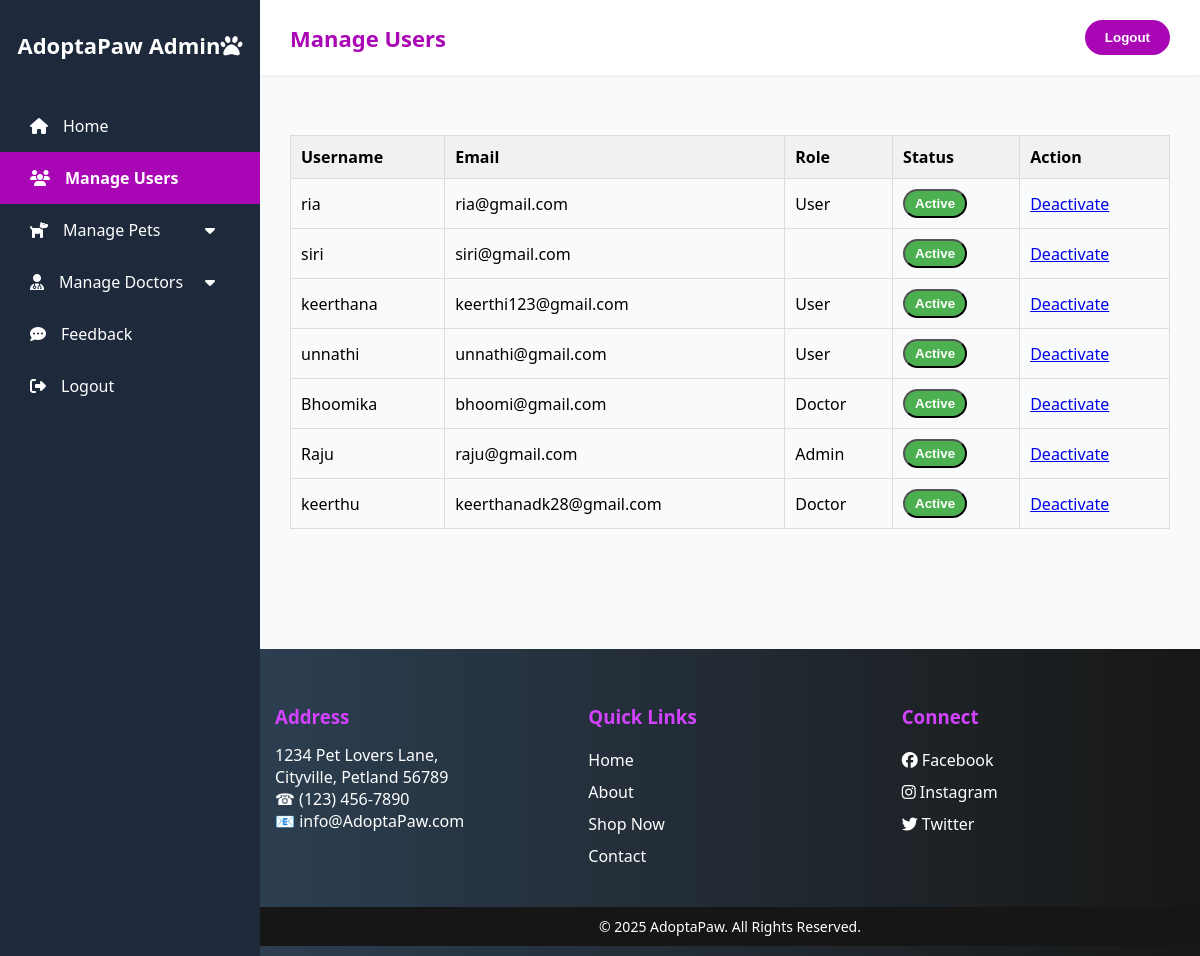
The page /manage-users/ (signed in) on the database its author committed.
### pets/models.py (models this page shows, shortened)
class Profile(models.Model):
    ROLE_CHOICES = [
        ('user', 'User'),
        ('doctor', 'Doctor'),
    ]
    STATUS_CHOICES = [
        ('active', 'Active'),
        ('inactive', 'Inactive'),
    ]
    user = models.OneToOneField(User, on_delete=models.CASCADE, default=1)
    role = models.CharField(max_length=50, choices=ROLE_CHOICES, default='user')
    status = models.CharField(max_length=50, choices=STATUS_CHOICES, default='active')
    phone = models.CharField(max_length=15, blank=True, null=True)
    specialization = models.CharField(max_length=100, blank=True, null=True)

### pets/views.py (the view)
# urls.py: path('manage-users/', views.manage_users, name='manage_users'),
@login_required(login_url='login')# View to manage all user profiles
def manage_users(request):
    profiles = Profile.objects.select_related('user').all()
    return render(request, 'manage_users.html', {'profiles': profiles})

### pets/templates/manage_users.html (shortened to what this page needs)
{% load static %}
<!DOCTYPE html>
<html lang="en">
<head>
    <link rel="stylesheet" href="https://cdnjs.cloudflare.com/ajax/libs/font-awesome/6.5.1/css/all.min.css">
</head>
<body>
    <div class="sidebar">
        <div class="logo">AdoptaPaw Admin<i class="fas fa-paw"></i></div>
        <a href="{% url 'admin_home' %}"><i class="fas fa-home"></i> Home</a>
        <a href="{% url 'manage_users' %}" class="active"><i class="fas fa-users"></i> Manage Users</a>
        <div class="dropdown-link">
            <a href="#"><i class="fas fa-dog"></i> Manage Pets <i class="fas fa-caret-down"
                    style="margin-left:auto;"></i></a>
        </div>
        <div class="dropdown-link">
            <a href="#"><i class="fas fa-user-md"></i> Manage Doctors <i class="fas fa-caret-down"
                    style="margin-left:auto;"></i></a>
        </div>
        <a href="{% url 'view_feedback' %}"><i class="fas fa-comment-dots"></i> Feedback</a>
        <a href="#" onclick="logout()"><i class="fas fa-sign-out-alt"></i> Logout</a>
    </div>
    <div class="main">
        <div class="topbar">
            <h1>Manage Users</h1>
            <button class="logout-btn" onclick="logout()">Logout</button>
        </div>
        <section class="content">
            <table class="user-table">
                <thead>
                    <tr>
                        <th>Username</th>
                        <th>Email</th>
                        <th>Role</th>
                        <th>Status</th>
                        <th>Action</th>
                    </tr>
                </thead>
                <tbody>
                    {% for profile in profiles %}
                    <tr>
                        <td>{{ profile.user.username }}</td>
                        <td>{{ profile.user.email }}</td>
                        <td>{{ profile.role|title }}</td>
                        <td>
                            {% if profile.status == 'active' %}
                            <button class="status-btn active-btn">Active</button>
                            {% else %}
                            <button class="status-btn inactive-btn">Inactive</button>
                            {% endif %}
                        </td>
                        <td>
                            {% if profile.status == 'active' %}
                            <a href="{% url 'deactivate_user' profile.user.id %}" class="btn btn-danger">Deactivate</a>
                            {% else %}
                            <a href="{% url 'activate_user' profile.user.id %}" class="btn btn-success">Activate</a>
                            {% endif %}
                        </td>
                    </tr>
                    {% empty %}
                    <tr>
                        <td colspan="5">No users found.</td>
                    </tr>
                    {% endfor %}
                </tbody>
            </table>
        </section>
        <footer>
            {% include 'footer.html' %}
        </footer>
    </div>
</body>
</html>

### pets/templates/manage_users.html (style rules this page uses)
* { margin: 0; padding: 0; box-sizing: border-box; }
body { font-family: 'Segoe UI', sans-serif; background-color: #f9fafb; display: flex; height: 100vh; }
.sidebar { width: 260px; background-color: #1e293b; color: white; display: flex; flex-direction: column; padding-top: 30px; position: fixed; height: 100%; }
.sidebar .logo { font-size: 22px; font-weight: bold; text-align: center; margin-bottom: 40px; }
.sidebar a { color: white; padding: 15px 30px; text-decoration: none; display: flex; align-items: center; transition: background 0.3s ease; }
.sidebar a i { margin-right: 15px; }
.dropdown-link { position: relative; display: flex; flex-direction: column; }
.dropdown-link>a { display: flex; align-items: center; padding: 15px 30px; color: white; text-decoration: none; transition: background 0.3s ease; }
.sidebar .active { background-color: #a906b5; font-weight: bold; }
.main { margin-left: 260px; width: calc(100% - 260px); display: flex; flex-direction: column; height: 100vh; }
.topbar { background-color: #fff; padding: 20px 30px; box-shadow: 0 2px 4px rgba(0, 0, 0, 0.05); display: flex; justify-content: space-between; align-items: center; }
.topbar h1 { font-size: 22px; color: #a906b5; }
.logout-btn { background-color: #a906b5; color: white; padding: 10px 20px; border-radius: 25px; border: none; cursor: pointer; font-weight: bold; transition: background-color 0.3s ease, transform 0.2s ease; }
.content { padding: 40px 30px; flex: 1; overflow-y: auto; }
.user-table { width: 100%; border-collapse: collapse; margin-top: 20px; }
.user-table th, .user-table td { padding: 10px; text-align: left; border: 1px solid #ddd; }
.user-table th { background-color: #f1f1f1; }
.status-btn { padding: 5px 10px; border-radius: 20px; cursor: pointer; font-weight: bold; }
.active-btn { background-color: #4CAF50; color: white; }
footer { margin-top: 40px; text-align: center; color: #555; }

### rows shown on the page
Profile: user.username "ria", user.email "ria@gmail.com", role "User", status "Active"
Profile: user.username "siri", user.email "siri@gmail.com", status "Active"
Profile: user.username "keerthana", user.email "keerthi123@gmail.com", role "User", status "Active"
Profile: user.username "unnathi", user.email "unnathi@gmail.com", role "User", status "Active"
Profile: user.username "Bhoomika", user.email "bhoomi@gmail.com", role "Doctor", status "Active"
Profile: user.username "Raju", user.email "raju@gmail.com", role "Admin", status "Active"
Profile: user.username "keerthu", user.email "keerthanadk28@gmail.com", role "Doctor", status "Active"
